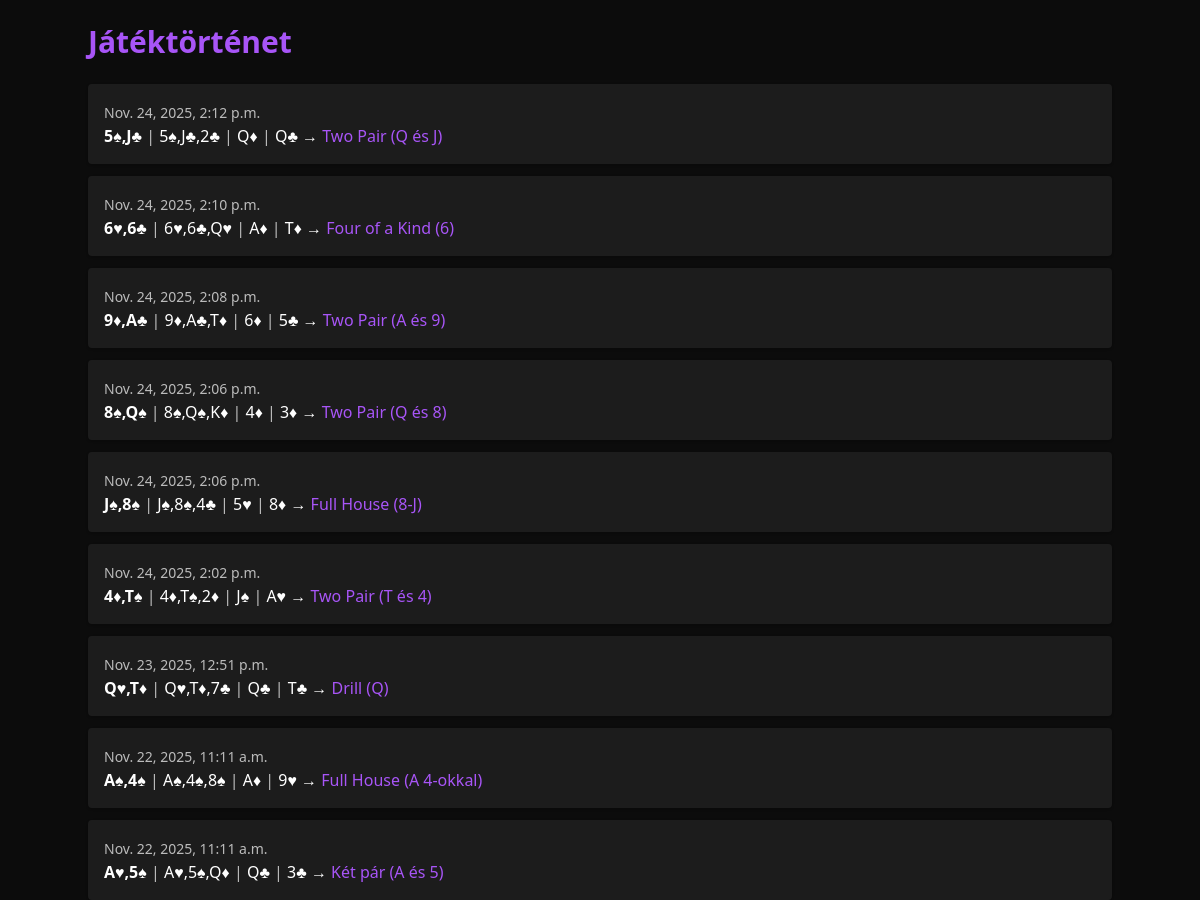
Page /game/history/ (upper part) on the earlier database version.
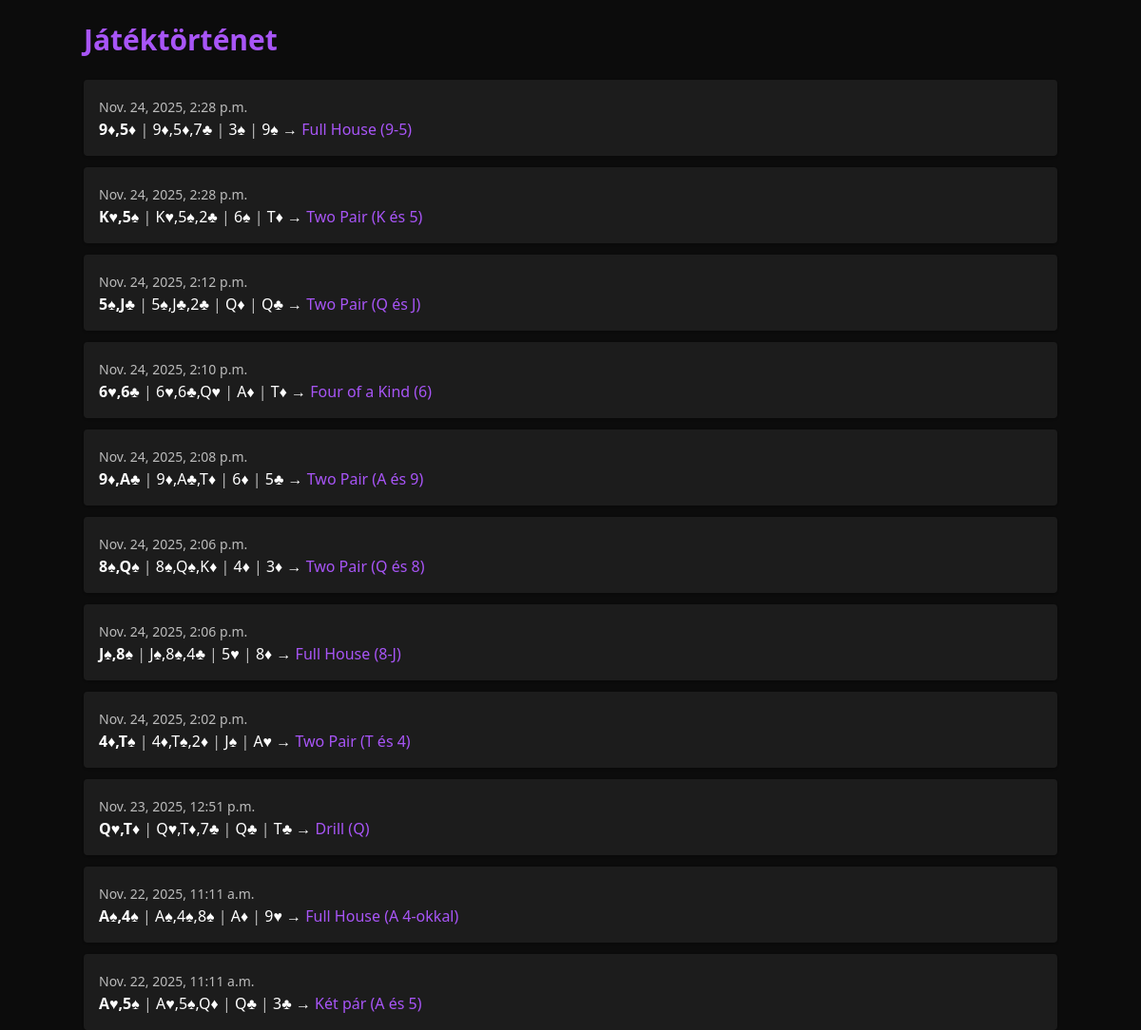
Same page on the later database version.
### game/models.py (models this page shows, shortened)
class Game(models.Model):
    player_cards = models.CharField(max_length=50)
    opponent_cards = models.CharField(max_length=50, blank=True, null=True)
    flop = models.CharField(max_length=50)
    turn = models.CharField(max_length=10)
    river = models.CharField(max_length=10)
    best_hand = models.CharField(max_length=50)
    hand_rank = models.IntegerField()
    outcome = models.CharField(max_length=50, blank=True, null=True)
    evaluation_log = models.TextField(blank=True, null=True)
    created_at = models.DateTimeField(auto_now_add=True)

### game/views.py (the view)
# urls.py: path("history/", views.history, name="history"),
def history(request):
    games = Game.objects.all().order_by("-created_at")
    return render(request, "game/history.html", {"games": games})

### game/templates/game/history.html (shortened to what this page needs)
{% extends "base.html" %}
{% block page_content %}
<h1 class="text-3xl font-bold mb-6 text-primary">Játéktörténet</h1>
<ul class="space-y-3">
    {% for g in games %}
    <li class="bg-card p-4 rounded shadow">
        <span class="text-sm opacity-70">{{ g.created_at }}</span><br>
        <strong>{{ g.player_cards }}</strong>
        <span class="opacity-70">|</span> {{ g.flop }}
        <span class="opacity-70">|</span> {{ g.turn }}
        <span class="opacity-70">|</span> {{ g.river }}
        → <span class="text-primary">{{ g.best_hand }}</span>
    </li>
    {% endfor %}
</ul>
{% endblock %}

### game/templates/base.html (shortened to what this page needs)
<!DOCTYPE html>
<html lang="hu">
<head>
    <script src="https://cdn.tailwindcss.com"></script>
</head>
<body class="min-h-screen bg-darkbg text-white p-6">
    <div class="container mx-auto max-w-5xl">
        {% block page_content %}{% endblock %}
    </div>
</body>
</html>

Differences in the rows shown:
added Game: created_at "Nov. 24, 2025, 2:28 p.m.", player_cards "9♦,5♦", flop "9♦,5♦,7♣", turn "3♠", river "9♠", best_hand "Full House (9-5)"
added Game: created_at "Nov. 24, 2025, 2:28 p.m.", player_cards "K♥,5♠", flop "K♥,5♠,2♣", turn "6♠", river "T♦", best_hand "Two Pair (K és 5)"
